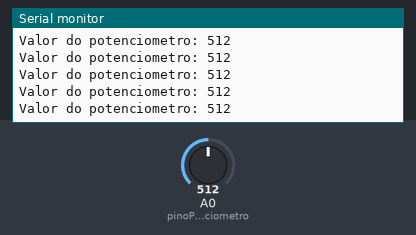
The sketch below on a simulated Arduino Uno, built with avr-gcc and run on an emulated ATmega328P. Parts: the last lines printed to the serial monitor. The inputs (shaded band) are chosen by the test bench; at power-on: A0 (pinoPotenciometro) = 512.

Above: at 1.2 s.
1.3 s: A0 (pinoPotenciometro) set to 716
At 1.56 s:
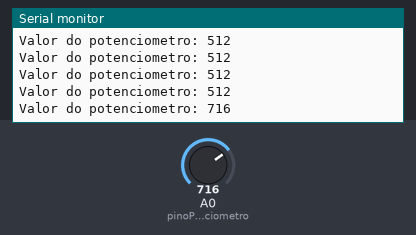
2.8 s: A0 (pinoPotenciometro) set to 900
At 2.96 s:
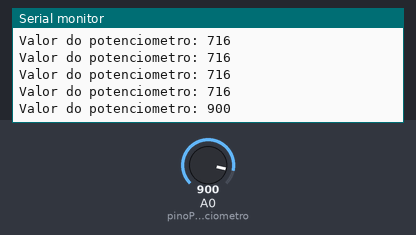
Timing chart, 0 to 5.8 s (numbered marks = the images above; inputs shaded):
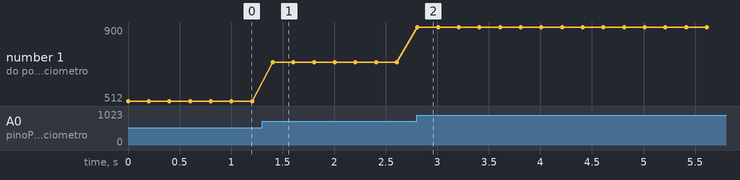

Measured:
- after the input at 1.3 s, the serial monitor: prints a new line after 0.10 s (image 1)
- after the input at 2.8 s, the serial monitor: prints a new line at once (image 2)
- plotted number 1: 512 → 716 after the input at 1.3 s, 716 → 900 after the input at 2.8 s

The sketch:

16__Project_Potenciometer.ino
```cpp
//16º Projeto: Potenciômetro
//Gabriel Sassati da Costa

/* Define o pino analógico A0 como a entrada onde o potenciômetro está conectado. Esse pino será usado para
ler a tensão variável que o potenciômetro fornece, dependendo da posição do seu eixo. */

int pinoPotenciometro = A0;

/* Cria uma varoável do tipo inteiro chamada 'valorLido'. Essa variável armazenará o valor retornado pela
função analogRead(), que pode variar entre 0 e 1023. */

int valorLido = 0;

void setup(){
/* Inicializa a comunicação serial entre o arduino e o computador, com uma taxa de transmissão de 9600 bits
por segundo (bauds). Isso permite que os dados lidos pelo arduino sejam enviados e visualizados no Monitor
Serial da IDE. */
  Serial.begin(9600);
}

void loop(){
/* Realiza a leitura da tensão no pino analógico A0, onde o potenciômetro está conectado. A função
analogRead() retorna um valor entre 0 e 1023, proporcional à tensão lida, que pode variar de 0V (mínimo) a
5V (Máximo), dependendo da rotação do potenciômetro. */
  valorLido = analogRead(pinoPotenciometro);

/* Envia uma mensagem para o monitor serial, contendo o texto explicativo e o valor lido do potenciômetro.
O comando Serial.print() escreve o texto, e Serial.println() imprime o valor e pula para a próxima linha. */
  Serial.print("Valor do potenciometro: ");
  Serial.println(valorLido);

/* Insere uma pausa de 200ms (0,2s) entre cada leitura. Isso evita que ps valores sejam atualizados rápido
demais, facilitando a visualização das mudanças no Monitor Serial. */
  delay(200);
}

/*
1. Explicação tecnica sobre o potenciômetro
Um potenciometro é um componente eletrônico do tipo resistor variável. Ele possui 3 terminais:

Dois terminais externos ligados aos extremos de uma resistência fixa.

Um terminal central (o cursor ou "pino do meio") que desliza sobre a resistência.

Quando giramos o eixo do potenciometro, o terminal central se move ao longo da resistência, alterando a
proporção da tensão entre os terminais. Essa tensão variável pode ser lida pelo arduino como um valor
analógico usando a função analogRead().

O arduino possui um conversor analógico-digital (ADC) de 10 bits, que transforma essa tensão (de 0V a 5V)
em um valor entre 0 e 1023. Isso permite que o arduino entenda a posição atual do potenciometro e usa esse
varir para controlar outros dipositivos.

2. Explicação simples:

O potenciômetro é um botão giratório que funciona como um volume de rádio. Ele muda a força do sinal (tensão)
conforme você gira.

O arduino consegue "ver" essa mudança usando um fio ligado ao meio do potenciômetro. Quando você gira o botão,
o arduino lê um número que vai de 0 até 1023. Esse número representa o quanto o botão foi girado, e podemos
usar esse número para controlar coisas, como acender ou apagar um LED com mais ou menso brilho. */
```
